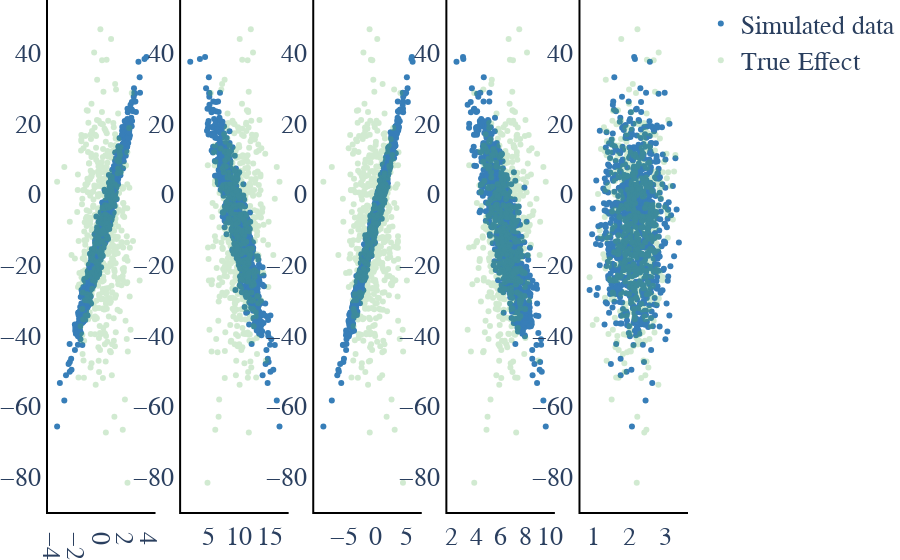

Notebook cell for this chart:
### Code cell
fig = plot_ilr_X_vs_Y(X_sim_ilr, Y_sim, Y_star)

fig.update_layout(xaxis3=dict(showline=True, linewidth=2, linecolor="black"))
fig.update_layout(yaxis3=dict(showline=True, linewidth=2, linecolor="black"))
fig.update_layout(xaxis4=dict(showline=True, linewidth=2, linecolor="black"))
fig.update_layout(yaxis4=dict(showline=True, linewidth=2, linecolor="black"))
fig.update_layout(xaxis5=dict(showline=True, linewidth=2, linecolor="black"))
fig.update_layout(yaxis5=dict(showline=True, linewidth=2, linecolor="black"))

fig.write_image(os.path.join(mypath,
                             "Data_vs_trueeffect_" +str(p)+"InstrumentStrength_"+str(instrument_strength)+".pdf" ))


fig.show()

### Figure 1 — Plotly figure (JSON) as saved in the notebook; plotly's stock layout.template omitted (floating-point values rounded to 4 significant figures; data arrays with more than 128 entries replaced by an {"elided": "..."} marker saying what was removed)
{"data": [{"marker": {"color": "#377eb8"}, "mode": "markers", "name": "Simulated data", "showlegend": true, "type": "scatter", "x": {"elided": "1000 float values"}, "xaxis": "x", "y": {"elided": "1000 float values"}, "yaxis": "y"}, {"marker": {"color": "#4daf4a"}, "mode": "markers", "name": "True Effect", "opacity": 0.25, "showlegend": true, "type": "scatter", "x": {"elided": "1000 float values"}, "xaxis": "x", "y": {"elided": "500 float values"}, "yaxis": "y"}, {"marker": {"color": "#377eb8"}, "mode": "markers", "name": "Simulated data", "showlegend": false, "type": "scatter", "x": {"elided": "1000 float values"}, "xaxis": "x2", "y": {"elided": "1000 float values"}, "yaxis": "y2"}, {"marker": {"color": "#4daf4a"}, "mode": "markers", "name": "True Effect", "opacity": 0.25, "showlegend": false, "type": "scatter", "x": {"elided": "1000 float values"}, "xaxis": "x2", "y": {"elided": "500 float values"}, "yaxis": "y2"}, {"marker": {"color": "#377eb8"}, "mode": "markers", "name": "Simulated data", "showlegend": false, "type": "scatter", "x": {"elided": "1000 float values"}, "xaxis": "x3", "y": {"elided": "1000 float values"}, "yaxis": "y3"}, {"marker": {"color": "#4daf4a"}, "mode": "markers", "name": "True Effect", "opacity": 0.25, "showlegend": false, "type": "scatter", "x": {"elided": "1000 float values"}, "xaxis": "x3", "y": {"elided": "500 float values"}, "yaxis": "y3"}, {"marker": {"color": "#377eb8"}, "mode": "markers", "name": "Simulated data", "showlegend": false, "type": "scatter", "x": {"elided": "1000 float values"}, "xaxis": "x4", "y": {"elided": "1000 float values"}, "yaxis": "y4"}, {"marker": {"color": "#4daf4a"}, "mode": "markers", "name": "True Effect", "opacity": 0.25, "showlegend": false, "type": "scatter", "x": {"elided": "1000 float values"}, "xaxis": "x4", "y": {"elided": "500 float values"}, "yaxis": "y4"}, {"marker": {"color": "#377eb8"}, "mode": "markers", "name": "Simulated data", "showlegend": false, "type": "scatter", "x": {"elided": "1000 float values"}, "xaxis": "x5", "y": {"elided": "1000 float values"}, "yaxis": "y5"}, {"marker": {"color": "#4daf4a"}, "mode": "markers", "name": "True Effect", "opacity": 0.25, "showlegend": false, "type": "scatter", "x": {"elided": "1000 float values"}, "xaxis": "x5", "y": {"elided": "500 float values"}, "yaxis": "y5"}], "layout": {"font": {"family": "serif", "size": 26}, "margin": {"b": 0, "l": 0, "r": 0, "t": 0}, "plot_bgcolor": "rgba(0,0,0,0)", "xaxis": {"anchor": "y", "domain": [0, 0.168], "linecolor": "black", "linewidth": 2, "showline": true}, "xaxis2": {"anchor": "y2", "domain": [0.208, 0.376], "linecolor": "black", "linewidth": 2, "showline": true}, "xaxis3": {"anchor": "y3", "domain": [0.416, 0.584], "linecolor": "black", "linewidth": 2, "showline": true}, "xaxis4": {"anchor": "y4", "domain": [0.624, 0.792], "linecolor": "black", "linewidth": 2, "showline": true}, "xaxis5": {"anchor": "y5", "domain": [0.832, 1], "linecolor": "black", "linewidth": 2, "showline": true}, "yaxis": {"anchor": "x", "domain": [0, 1], "linecolor": "black", "linewidth": 2, "showline": true}, "yaxis2": {"anchor": "x2", "domain": [0, 1], "linecolor": "black", "linewidth": 2, "showline": true}, "yaxis3": {"anchor": "x3", "domain": [0, 1], "linecolor": "black", "linewidth": 2, "showline": true}, "yaxis4": {"anchor": "x4", "domain": [0, 1], "linecolor": "black", "linewidth": 2, "showline": true}, "yaxis5": {"anchor": "x5", "domain": [0, 1], "linecolor": "black", "linewidth": 2, "showline": true}}}
